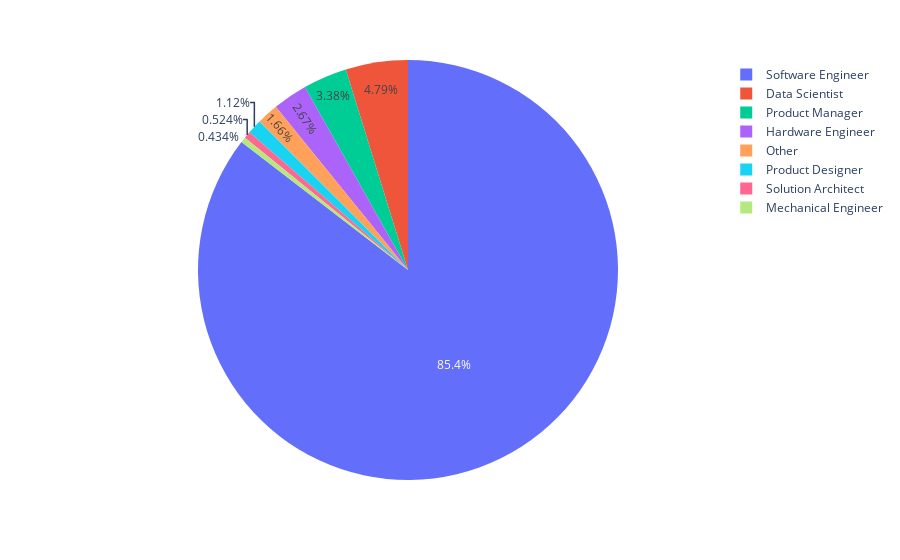

Notebook cell for this chart:
### Code cell
px.pie(df_torta7other, values='Cantidad de Trabajadores', names= df_torta7other.index)

### Figure 1 — Plotly figure (JSON) as saved in the notebook; plotly's stock layout.template omitted (floating-point values rounded to 4 significant figures)
{"data": [{"domain": {"x": [0, 1], "y": [0, 1]}, "hovertemplate": "index=%{label}<br>Cantidad de Trabajadores=%{value}<extra></extra>", "labels": ["Software Engineer", "Data Scientist", "Product Manager", "Hardware Engineer", "Product Designer", "Solution Architect", "Mechanical Engineer", "Other"], "legendgroup": "", "name": "", "showlegend": true, "type": "pie", "values": [4728, 265, 187, 148, 62, 29, 24, 92]}], "layout": {"legend": {"tracegroupgap": 0}, "margin": {"t": 60}}}
